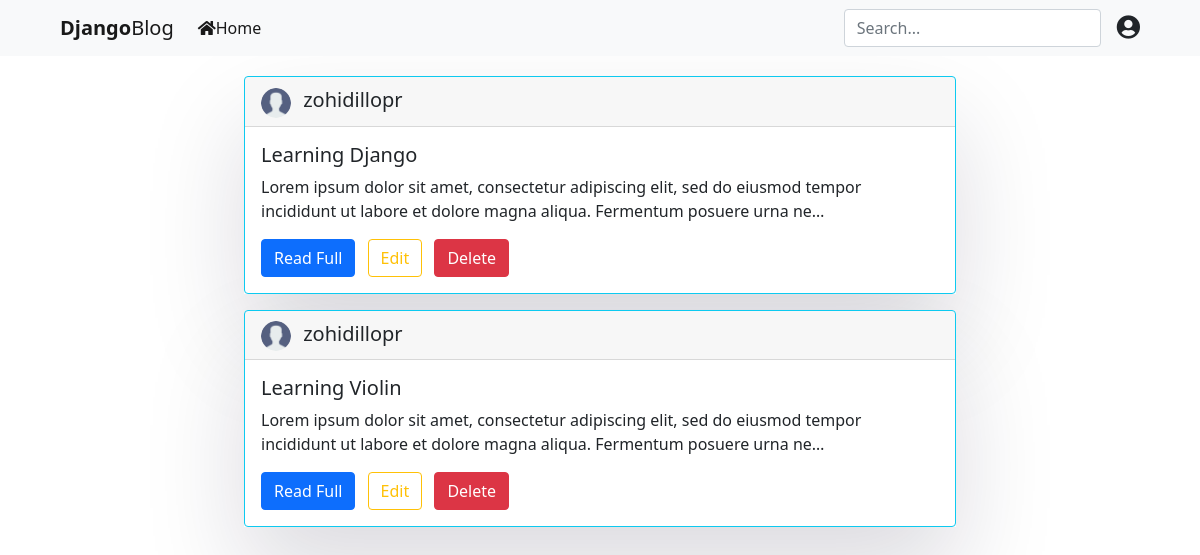
The page /userposts (signed in) on the database as committed earlier.
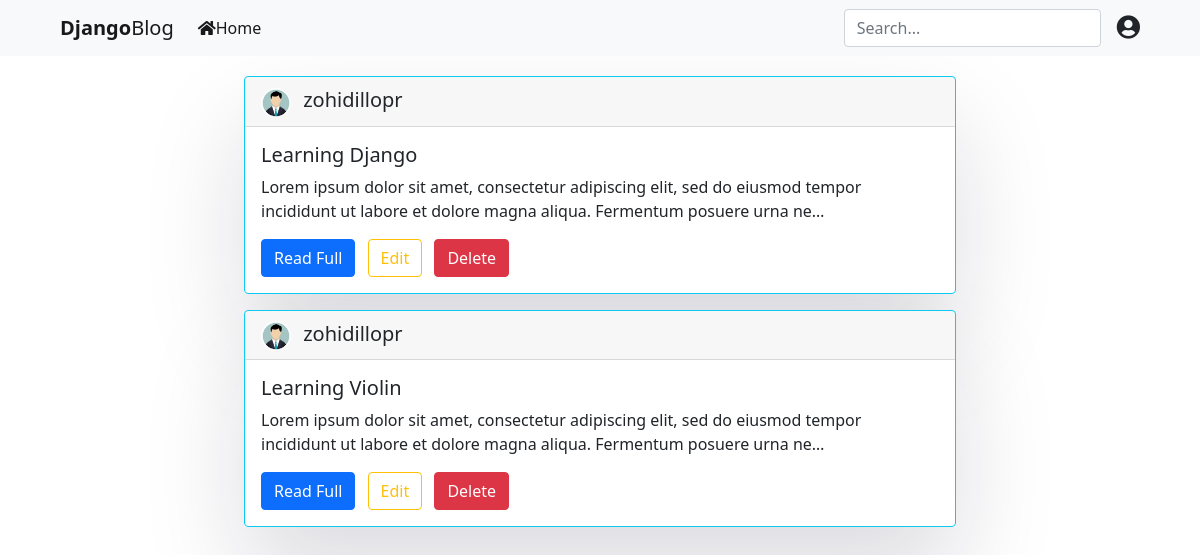
The same page on the database as committed later.
### Blog/models.py (models this page shows, shortened)
class PostsModel(models.Model):
    author = models.ForeignKey(User, on_delete=models.CASCADE)
    title = models.CharField(max_length=200)
    body = models.TextField()
    pub_date = models.DateTimeField(auto_now_add=True)

### Users/models.py (models this page shows, shortened)
class UserProfile(models.Model):
    user = models.OneToOneField(User, on_delete=models.CASCADE)
    image = models.ImageField(upload_to='profile_pic', default='user.png')

### Blog/views.py (the view)
# urls.py: path('userposts', OneUserPostsListView.as_view(), name='UserPosts'),
class OneUserPostsListView(ListView):
    posts = PostsModel
    template_name = 'main/onlyOneUserPosts.html'
    ordering = '-pub_date'
    paginate_by = 2
    def get_queryset(self):
        return PostsModel.objects.filter(author=self.request.user).reverse()

### Blog/templates/main/onlyOneUserPosts.html (shortened to what this page needs)
{% extends 'main/Index.html' %}
{% load static %}
{% load bootstrap5 %}
{% block content %}
<div class="container">
  <div class="row">
    <div class="col-md-2"></div>
    <div class="col-md-8">
{% for post in object_list %}
      <div class="box-element my-3">
        <div class="card border-info">
          <div class="card-header ">
            <img src="{{ post.author.userprofile.image.url }}" width="30" height="30" class="rounded-circle me-2" alt="Img">
            <span class="fs-5 me-5"><a href="#" class="text-dark">{{ post.author }}</a></span>
          </div>
          <div class="card-body">
            <h5 class="card-title">{{ post.title }}</h5>
            <p class="card-text">{{ post.body | truncatechars:150 }}</p>
            <a href="{% url 'Blog:Article' id=post.id %}" class="btn btn-primary">Read Full</a>
            <span><a href="{% url 'Blog:Update' pk=post.pk %}" class="btn btn-outline-warning ms-2">Edit</a></span>
            <span><a href="{% url 'Blog:Delete' pk=post.pk %}" class="btn btn-danger ms-2">Delete</a></span>
          </div>
        </div>
      </div>
{% endfor %}
    </div>
    <div class="col-md-2"></div>
  </div>
</div>
{% endblock content %}

### Blog/templates/main/Index.html (shortened to what this page needs)
<!doctype html>
{% load static %}
<html lang="en">
  <head>
    <link href="https://cdn.jsdelivr.net/npm/bootstrap@5.1.0/dist/css/bootstrap.min.css" rel="stylesheet">
    <link rel="stylesheet" href="{% static 'css/style.css' %}">
    <link rel="stylesheet" href="https://use.fontawesome.com/releases/v5.15.4/css/all.css">
  </head>
  <body>
{% include 'main/messeges.html' %}
  <nav class="navbar fixed-top navbar-expand-lg navbar-light bg-light px-5">
    <div class="container">
      <a class="navbar-brand" href="{% url 'Blog:Home' %}"><b>Django</b>Blog</a>
      <div class="collapse navbar-collapse" id="navbarScroll">
        <ul class="navbar-nav me-auto my-2 my-lg-0 navbar-nav-scroll" style="--bs-scroll-height: 100px;">
          <li class="nav-item">
            <a class="nav-link active" aria-current="page" href="{% url 'Blog:Home' %}"><i class="fas fa-home"></i>Home</a>
          </li>
        </ul>
        <form class="col-12 col-lg-auto mb-3 mb-lg-0 me-lg-3 me-2" action="{% url 'Blog:Search' %}" method="get">
          <input type="search" name="q" class="form-control form-control-dark" placeholder="Search..." aria-label="Search" value="">
        </form>
        {% if user.is_authenticated %}
          <a href="{% url 'Users:Home' %}"><i class="fas fa-user-circle fs-4 text-dark"></i></a>
        {% else %}
          <div class="text-end">
            <a href="{% url 'Users:SignIn' %}" class="btn btn-outline-success me-2"><i class="fas fa-sign-in-alt"></i>
                SignIn</a>
            <a href="{% url 'Users:SignUp' %}" class="btn btn-warning">SignUp</a>
          </div>
        {% endif %}
      </div>
    </div>
  </nav>
  <div class="main mx-5">
      {% block content %}
      {% endblock content %}
  </div>
  </body>
</html>

### Blog/templates/main/messeges.html (shortened to what this page needs)
<!doctype html>
{% load static %}
{% load bootstrap5 %}
<html lang="en">
  <head>
    <link href="https://cdn.jsdelivr.net/npm/bootstrap@5.0.2/dist/css/bootstrap.min.css" rel="stylesheet">
    <link rel="stylesheet" href="{% static 'css/style.css' %}">
  </head>
  <body>
  </body>
</html>

### Blog/static/css/style.css (style rules this page uses)
.box-element { box-shadow: rgba(17, 12, 46, 0.15) 0px 48px 100px 0px; }
a { text-decoration: none; }

Rows that differ between the two databases and show on the page:
changed through a linked row, PostsModel "Learning Django": author.userprofile.image: a different picture
changed through a linked row, PostsModel "Learning Violin": author.userprofile.image: a different picture
